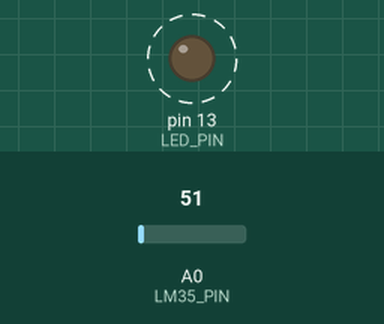
Bench run of a sketch on a simulated Arduino Uno, built with avr-gcc and run on an emulated ATmega328P. On the bench: output pins drawn as LEDs (lit = HIGH). Dashed ring = blinking. Inputs (shaded band) come from the test bench; at power-on: A0 (LM35_PIN) = 51.

Above: at 0.12 s.
Timing chart, 0 to 3.0 s (numbered marks = the images above):
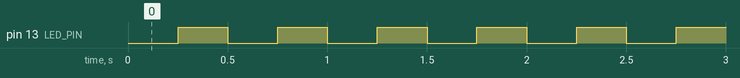

Measured:
- by itself, pin 13 (LED_PIN): alternates HIGH for 0.25 s and LOW for 0.25 s

The sketch:

Temp_sen.ino
```cpp
// Include the necessary libraries
#include <avr/io.h>
#include <avr/interrupt.h>

// Define the pin for the LM35 temperature sensor
#define LM35_PIN A0

// Define the pins for the onboard LED
#define LED_PIN 13

// Define constants for temperature thresholds
#define TEMP_THRESHOLD_LOW 30
#define TEMP_THRESHOLD_HIGH 31

// Global variables
volatile int temperature = 0;
volatile unsigned long previousMillis = 0;
volatile unsigned long interval = 250; // Default interval 250 ms
volatile bool ledState = LOW;

// Function prototypes
void setupTimer();
void setup();
void loop();
void readTemperature();

// Timer1 overflow interrupt service routine
ISR(TIMER1_OVF_vect) {
  // Update the timer
  TCNT1 = 64911; // Reset Timer1 count to achieve 1ms interrupt
  // Update temperature reading
  readTemperature();
}

// Function to setup Timer1 for generating interrupts
void setupTimer() {
  // Set Timer1 in normal mode
  TCCR1A = 0;
  // Set prescaler to 64
  TCCR1B |= (1 << CS11) | (1 << CS10);
  // Enable Timer1 overflow interrupt
  TIMSK1 |= (1 << TOIE1);
  // Initialize Timer1 count to generate 1ms interrupt
  TCNT1 = 64911; // Initial count value for 1ms overflow with 16MHz clock
  // Enable interrupts
  sei();
}

void setup() {
  // Set LED pin as output
  pinMode(LED_PIN, OUTPUT);
  // Start the timer
  setupTimer();
}

void loop() {
  // Check temperature and control LED blinking
  if (temperature < TEMP_THRESHOLD_LOW) {
    interval = 250; // If temperature is below 30°C, blink every 250ms
  } else if (temperature >= TEMP_THRESHOLD_HIGH) {
    interval = 500; // If temperature is above or equal to 31°C, blink every 500ms
  }

  // Blink LED
  unsigned long currentMillis = millis();
  if (currentMillis - previousMillis >= interval) {
    // Save the last time the LED blinked
    previousMillis = currentMillis;
    // Toggle LED state
    ledState = !ledState;
    // Update LED
    digitalWrite(LED_PIN, ledState);
  }
}

// Function to read temperature from LM35 sensor
void readTemperature() {
  // Read the analog value from LM35 sensor
  int sensorValue = analogRead(LM35_PIN);
  // Convert the analog value to temperature in Celsius
  temperature = (sensorValue * 500) / 1024;
}
```
